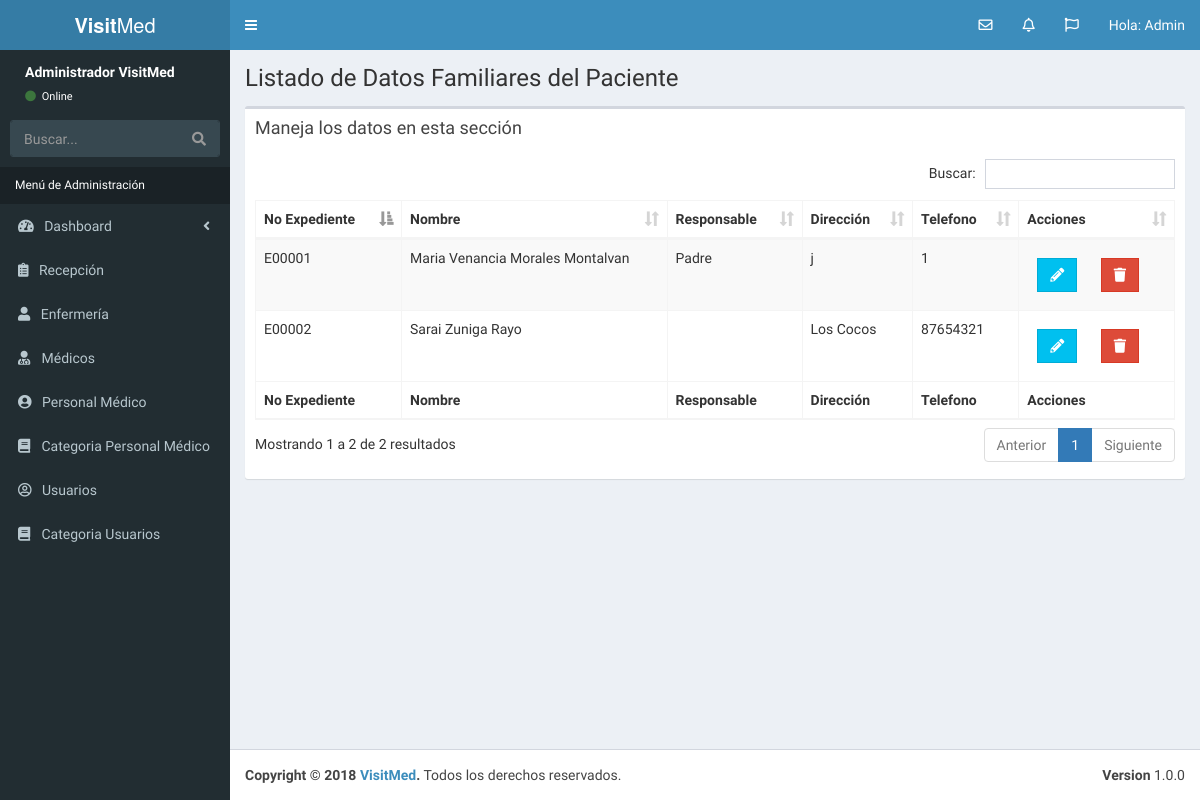
The app's page /lista_ficha_familia.php (signed in), older data.
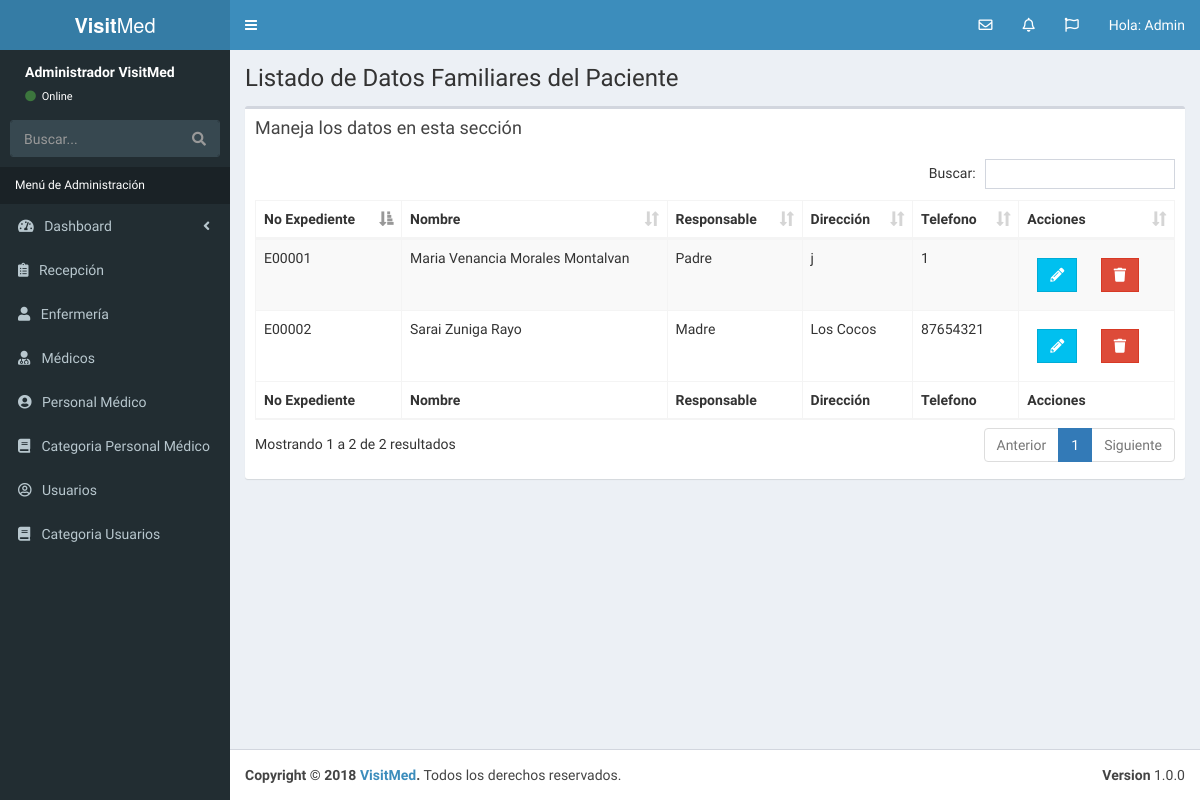
The same page, newer data.
### tables this page shows
CREATE TABLE `datos_familia_paciente` (
  `id_familia_paciente` int(10) NOT NULL,
  `numero_paciente_fam` int(10) NOT NULL,
  `nombre_padre` varchar(120) NOT NULL,
  `nombre_madre` varchar(120) NOT NULL,
  `nombre_conyugue` varchar(120) NOT NULL,
  `responsable_paciente` varchar(120) NOT NULL,
  `direccion_responsable` text NOT NULL,
  `telefono_responsable` int(20) NOT NULL,
  `editado` datetime NOT NULL
);

CREATE TABLE `datos_paciente` (
  `id_paciente` int(10) NOT NULL,
  `numero_expediente` varchar(60) NOT NULL,
  `primer_apellido_paciente` varchar(60) NOT NULL,
  `segundo_apellido_paciente` varchar(60) NOT NULL,
  `nombre_paciente` varchar(120) NOT NULL,
  `sexo_paciente` varchar(60) NOT NULL,
  `fecha_nacimiento_paciente` date NOT NULL,
  `edad_paciente` int(10) NOT NULL,
  `unidad_tiempo` tinyint(10) NOT NULL,
  `estado_civil` tinyint(10) NOT NULL,
  `documento_legal_identidad` varchar(60) NOT NULL,
  `numero_documento` varchar(60) NOT NULL,
  `ocupacion_paciente` varchar(60) NOT NULL,
  `direccion_paciente` text NOT NULL,
  `telefono_paciente` int(20) NOT NULL,
  `editado` datetime NOT NULL
);

### lista_ficha_familia.php (the view, shortened to what this page needs)
<?php
      include_once 'funciones/funciones.php';
      include_once 'templates/header.php';
      include_once 'templates/barra.php';
      include_once 'templates/navegacion.php';
?>
  <div class="content-wrapper">
    <section class="content-header">
          <h1>
            Listado de Datos Familiares del Paciente
          </h1>
    </section>
   <section class="content">
      <div class="row">
        <div class="col-xs-12">
          <div class="box">
            <div class="box-header">
              <h3 class="box-title">Maneja los datos en esta sección</h3>
            </div>
            <div class="box-body">
              <table id="registros" class="table table-bordered table-striped">
                <thead>
                <tr>
                  <th>No Expediente</th>
                  <th>Nombre</th>
                  <th>Responsable</th>
                  <th>Dirección</th>
                  <th>Telefono</th>
                  <th>Acciones</th>
                </tr>
                </thead>
                <tbody>
                    <?php
                     try {
                        $sql = "SELECT numero_expediente, primer_apellido_paciente, segundo_apellido_paciente, nombre_paciente, responsable_paciente, direccion_responsable, telefono_responsable, id_familia_paciente  ";
                        $sql .= " FROM datos_familia_paciente ";
                        $sql .= " INNER JOIN datos_paciente ";
                        $sql .= " ON datos_familia_paciente.numero_paciente_fam=datos_paciente.id_paciente ";
                        $sql .= " ORDER BY numero_expediente";
                        $resultado = $conn->query($sql);
                     } catch (Exception $e) {
                        $error = $e->getMessage();
                        echo $error;
                     }
                     while($ficha_familia = $resultado->fetch_assoc() ) { ?>
                          <tr>
                              <td><?php echo $ficha_familia['numero_expediente']; ?></td>
                              <td><?php echo $ficha_familia['nombre_paciente'] . " " . $ficha_familia['primer_apellido_paciente'] . " " . $ficha_familia['segundo_apellido_paciente']; ?></td>
                              <td><?php echo $ficha_familia['responsable_paciente']; ?></td>
                              <td><?php echo $ficha_familia['direccion_responsable'];  ?></td>
                              <td><?php echo $ficha_familia['telefono_responsable']; ?></td>
                              <td>
                                <a href="editar_ficha_familia.php?id=<?php echo $ficha_familia['id_familia_paciente']; ?>" class="btn btn-info btn-flat margin ">
                                    <i class="fas fa-pencil-alt"></i>
                                </a>
                                <a href="#" data-id="<?php echo $ficha_familia['id_familia_paciente']; ?>" data-tipo="ficha_familia" class="btn btn-danger btn-flat margin borrar_registro">
                                    <i class="fa fa-trash"></i>
                                </a>
                              </td>
                          </tr>
                     <?php } ?>
                </tbody>
                <tfoot>
                <tr>
                  <th>No Expediente</th>
                  <th>Nombre</th>
                  <th>Responsable</th>
                  <th>Dirección</th>
                  <th>Telefono</th>
                  <th>Acciones</th>
                </tr>
                </tfoot>
              </table>
            </div>
          </div>
        </div>
      </div>
    </section>
  </div>
  <?php
        include_once 'templates/footer.php';
  ?>

### templates/header.php (shortened to what this page needs)
<!DOCTYPE html>
<html>
<head>
  <link rel="stylesheet" href="css/bootstrap.min.css">
  <link rel="stylesheet" href="css/select2.min.css">
  <link rel="stylesheet" href="css/font-awesome.min.css">
  <link rel="stylesheet" href="css/ionicons.min.css">
  <link rel="stylesheet" href="css/dataTables.bootstrap.min.css">
  <link rel="stylesheet" href="css/bootstrap-datepicker.min.css">
  <link rel="stylesheet" href="css/AdminLTE.min.css">
  <link rel="stylesheet" href="css/skins/_all-skins.min.css">
  <link rel="stylesheet" href="css/sweetalert2.all.min.css">
  <link rel="stylesheet" href="css/admin.css">
  <link rel="stylesheet" href="https://use.fontawesome.com/releases/v5.4.2/css/all.css">
</head>

### templates/barra.php (shortened to what this page needs)
<body class="hold-transition skin-blue sidebar-mini">
<div class="wrapper">
  <header class="main-header">
    <a href="#" class="logo">
      <span class="logo-lg"><b>Visit</b>Med</span>
    </a>
    <nav class="navbar navbar-static-top">
      <a href="#" class="sidebar-toggle" data-toggle="push-menu" role="button">
      </a>
      <div class="navbar-custom-menu">
        <ul class="nav navbar-nav">
                            <li class="dropdown messages-menu">
                              <a href="#" class="dropdown-toggle" data-toggle="dropdown">
                                <i class="far fa-envelope"></i>
                              </a>
                            </li>
                            <li class="dropdown notifications-menu">
                              <a href="#" class="dropdown-toggle" data-toggle="dropdown">
                                <i class="far fa-bell"></i>
                              </a>
                            </li>
                            <li class="dropdown tasks-menu">
                              <a href="#" class="dropdown-toggle" data-toggle="dropdown">
                                <i class="far fa-flag"></i>
                              </a>
                            </li>
          <li class="dropdown user user-menu">
            <a href="#" class="dropdown-toggle" data-toggle="dropdown">
              <span class="hidden-xs">Hola: Admin</span>
            </a>
          </li>
        </ul>
      </div>
    </nav>
  </header>

### templates/navegacion.php (shortened to what this page needs)
<aside class="main-sidebar">
  <section class="sidebar">
    <div class="user-panel">
      <div class="info">
        <p>Administrador VisitMed</p>
        <a href="#"><i class="fa fa-circle text-success"></i> Online</a>
      </div>
    </div>
    <form action="#" method="get" class="sidebar-form">
      <div class="input-group">
        <input type="text" name="q" class="form-control" placeholder="Buscar...">
        <span class="input-group-btn">
              <button type="submit" name="search" id="search-btn" class="btn btn-flat"><i class="fa fa-search"></i>
              </button>
            </span>
      </div>
    </form>
    <ul class="sidebar-menu" data-widget="tree">
      <li class="header">Menú de Administración</li>
      <li class="treeview">
        <a href="#">
          <i class="fas fa-tachometer-alt"></i>&nbsp;&nbsp; <span>Dashboard</span>
          <span class="pull-right-container">
            <i class="fa fa-angle-left pull-right"></i>
          </span>
        </a>
      </li>
      <li class="treeview">
        <a href="#">
        <i class="fas fa-clipboard-list" aria-hidden="true"></i>&nbsp;&nbsp;
          <span>Recepción</span>
        </a>
      </li>
      <li class="treeview">
        <a href="#">
          <i class="fas fa-user" aria-hidden="true"></i>&nbsp;&nbsp;
          <span>Enfermería</span>
        </a>
      </li>
      <li class="treeview">
        <a href="#">
        <i class="fa fa-user-md" aria-hidden="true"></i>
          <span>Médicos</span>
        </a>
      </li>
      <li class="treeview">
        <a href="#">
          <i class="fas fa-user-circle"></i>&nbsp;&nbsp;
          <span>Personal Médico</span>
        </a>
      </li>
      <li class="treeview">
        <a href="#">
          <i class="fa fa-book"></i>
          <span>Categoria Personal Médico</span>
        </a>
      </li>
      <li class="treeview">
        <a href="#">
          <i class="far fa-user-circle"></i>&nbsp;&nbsp;
          <span>Usuarios</span>
        </a>
      </li>
      <li class="treeview">
        <a href="#">
          <i class="fa fa-book"></i>
          <span>Categoria Usuarios</span>
        </a>
      </li>
    </ul>
  </section>
</aside>

### templates/footer.php (shortened to what this page needs)
  <footer class="main-footer">
    <div class="pull-right hidden-xs">
      <b>Version</b> 1.0.0
    </div>
    <strong>Copyright &copy; 2018 <a href="#">VisitMed</a>.</strong> Todos los derechos reservados.
  </footer>
  </div>
</body>
</html>

### css/admin.css (style rules this page uses)
.user-panel { height: 60px; }
.user-panel>.info { position: relative; left: auto; }
.skin-blue .sidebar-menu>li.header { color: white; }

Row changes from the older to the newer data that the page shows:
changed datos_familia_paciente "Los Cocos": responsable_paciente (not shown) → "Madre"
